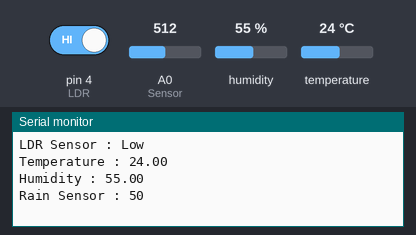
Recording of a sketch running on a simulated Arduino Uno, built with avr-gcc and run on an emulated ATmega328P. Parts: the last lines printed to the serial monitor. The inputs (shaded band) are chosen by the test bench; at power-on: pin 4 (LDR) HIGH, humidity 55 %, A0 (Sensor) = 512, temperature 24 °C.

Above: at 1.9 s.
2.0 s: pin 4 (LDR) driven LOW
4.9 s: humidity set to 22 %
6.5 s: A0 (Sensor) set to 716
At 7.8 s:
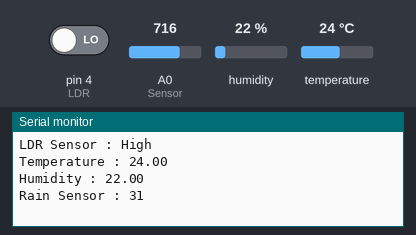
8.1 s: temperature set to 12 °C
9.7 s: A0 (Sensor) set to 900
At 10.7 s:
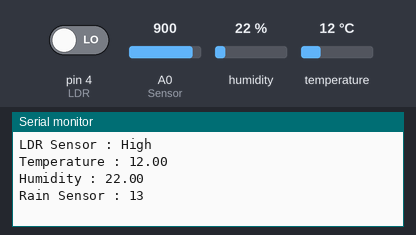
11.3 s: humidity set to 40 %
At 11.8 s:
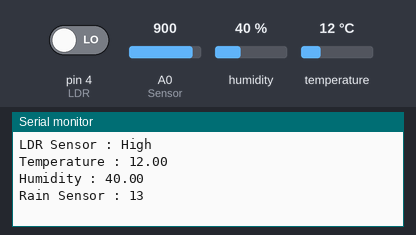
Timing chart, 0 to 13.9 s (numbered marks = the images above; inputs shaded):
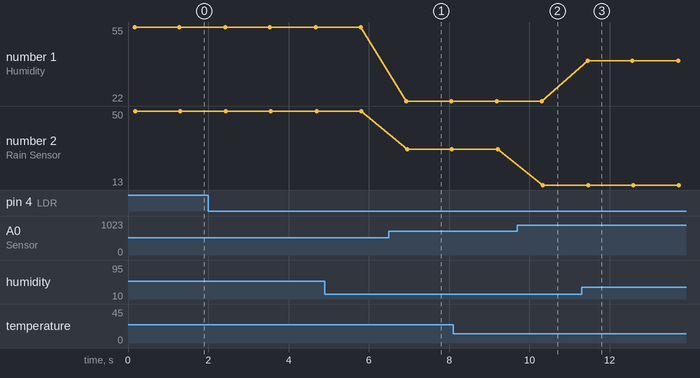

The sketch:

HOME_WEATHER_STATION.ino
```cpp
 #include <Wire.h>
 #include <DHT.h>
 DHT dht(3, DHT11); // DHT11 Sensor pin D3
 void setup()
 {
  Serial.begin(9600); // See the connection status in Serial Monitor
  dht.begin();
  // Setup a function to be called every second

 }
 void loop()
 {
  float h = dht.readHumidity();
  float t = dht.readTemperature();
  int r = analogRead(A0);    // Rain Drop Sensor Pin A0
  bool l = digitalRead(4);    // LDR sor Pin D4
  delay(100);
  r = map(r, 0, 1023, 100, 0);
  if (l == 0)
  {
   Serial.print("LDR Sensor : ");
   Serial.println("High");
  }
  else if (l == 1)
  {
   Serial.print("LDR Sensor : ");
   Serial.println("Low");
  }

  Serial.print("Temperature : ");
  Serial.println(t);
  Serial.print("Humidity : ");
  Serial.println(h);
  Serial.print("Rain Sensor : ");
  Serial.println(r);
  Serial.println("   " );
  delay (1000);
 }
```

Measured:
- after the input at 6.5 s, the serial monitor: prints a new line after 0.45 s (image 1)
- after the input at 9.7 s, the serial monitor: prints a new line after 0.63 s (image 2)
- after the input at 11.3 s, the serial monitor: prints a new line after 0.15 s (image 3)
- plotted number 1: 22 → 40 after the input at 11.3 s
- plotted number 2: 50 → 31 after the input at 6.5 s, 31 → 13 after the input at 9.7 s
